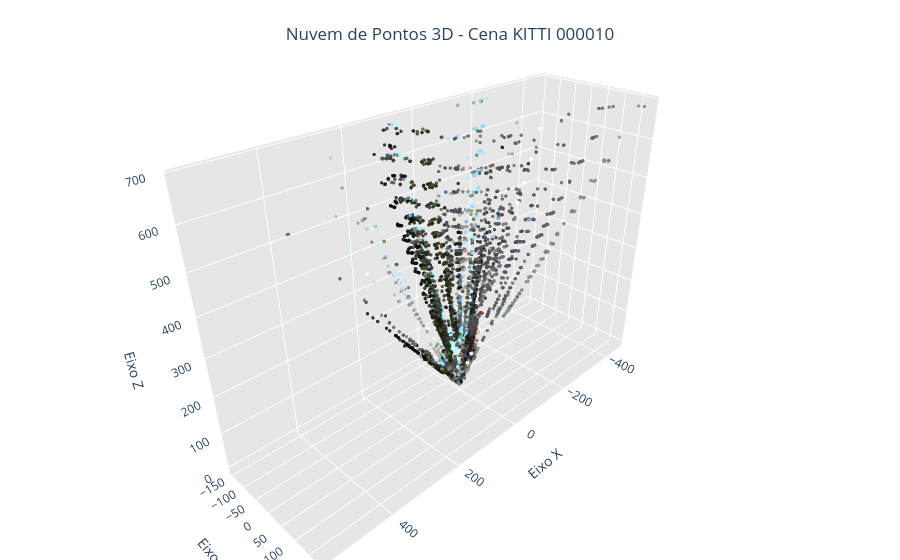
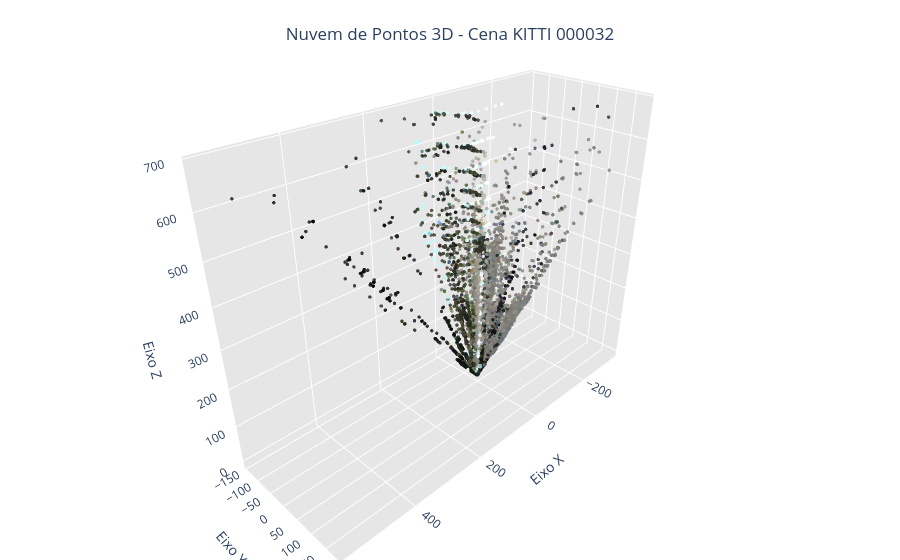
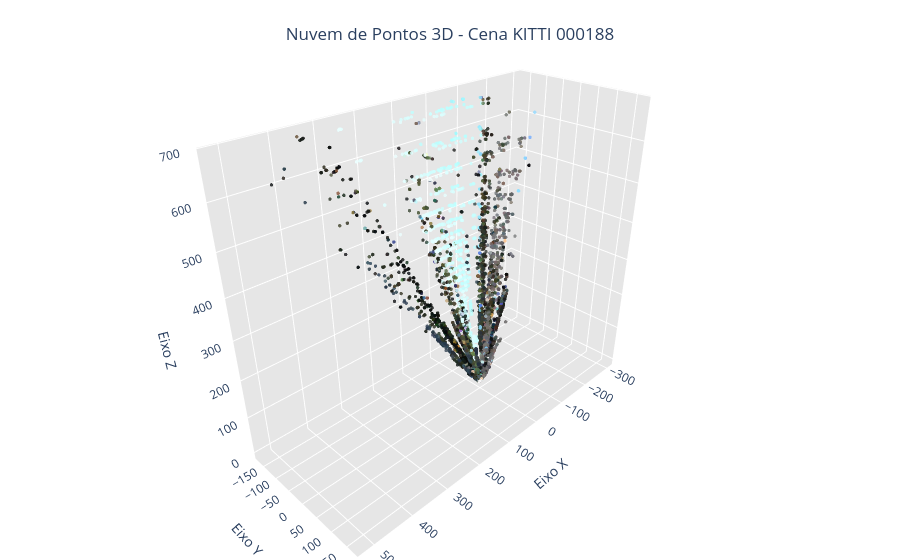

Notebook code cell kept with these figures, in order:
### Code cell
for result in results:
    scene_id = result['scene_id']
    
    idx = np.random.choice(len(result['out_points']), 
                          size=min(30000, len(result['out_points'])), 
                          replace=False)
    pts = result['out_points'][idx]
    cols = result['out_colors'][idx] / 255.0
    
    fig = go.Figure(data=[go.Scatter3d(
        x=pts[:, 0], y=pts[:, 1], z=pts[:, 2],
        mode='markers',
        marker=dict(
            size=2,
            color=cols,
            opacity=0.8
        ),
        name='Nuvem de Pontos'
    )])
    
    fig.update_layout(
        title={
            'text': f"Nuvem de Pontos 3D - Cena KITTI {scene_id}",
            'y': 0.95,
            'x': 0.5,
            'xanchor': 'center',
            'yanchor': 'top'
        },
        scene=dict(
            xaxis_title='Eixo X',
            yaxis_title='Eixo Y',
            zaxis_title='Eixo Z',
            xaxis=dict(showbackground=True, backgroundcolor="rgb(230, 230, 230)", gridcolor='white'),
            yaxis=dict(showbackground=True, backgroundcolor="rgb(230, 230, 230)", gridcolor='white'),
            zaxis=dict(showbackground=True, backgroundcolor="rgb(230, 230, 230)", gridcolor='white'),
            camera=dict(
                up=dict(x=0, y=0, z=1),
                eye=dict(x=1.5, y=1.5, z=1.2)
            ),
            aspectmode='data'
        ),
        margin=dict(l=0, r=0, b=0, t=0),
        legend=dict(
            yanchor="top",
            y=0.99,
            xanchor="left",
            x=0.01
        )
    )
    
    fig.show()

### Figure 1 — Plotly figure (JSON) as saved in the notebook; plotly's stock layout.template omitted (floating-point values rounded to 4 significant figures; data arrays with more than 128 entries replaced by an {"elided": "..."} marker saying what was removed)
{"data": [{"marker": {"color": {"elided": "30000x3 float values"}, "opacity": 0.8, "size": 2}, "mode": "markers", "name": "Nuvem de Pontos", "type": "scatter3d", "x": {"elided": "30000 float values"}, "y": {"elided": "30000 float values"}, "z": {"elided": "30000 float values"}}], "layout": {"legend": {"x": 0.01, "xanchor": "left", "y": 0.99, "yanchor": "top"}, "margin": {"b": 0, "l": 0, "r": 0, "t": 0}, "scene": {"aspectmode": "data", "camera": {"eye": {"x": 1.5, "y": 1.5, "z": 1.2}, "up": {"x": 0, "y": 0, "z": 1}}, "xaxis": {"backgroundcolor": "rgb(230, 230, 230)", "gridcolor": "white", "showbackground": true, "title": {"text": "Eixo X"}}, "yaxis": {"backgroundcolor": "rgb(230, 230, 230)", "gridcolor": "white", "showbackground": true, "title": {"text": "Eixo Y"}}, "zaxis": {"backgroundcolor": "rgb(230, 230, 230)", "gridcolor": "white", "showbackground": true, "title": {"text": "Eixo Z"}}}, "title": {"text": "Nuvem de Pontos 3D - Cena KITTI 000010", "x": 0.5, "xanchor": "center", "y": 0.95, "yanchor": "top"}}}

### Figure 2 — Plotly figure (JSON) as saved in the notebook; plotly's stock layout.template omitted (floating-point values rounded to 4 significant figures; data arrays with more than 128 entries replaced by an {"elided": "..."} marker saying what was removed)
{"data": [{"marker": {"color": {"elided": "30000x3 float values"}, "opacity": 0.8, "size": 2}, "mode": "markers", "name": "Nuvem de Pontos", "type": "scatter3d", "x": {"elided": "30000 float values"}, "y": {"elided": "30000 float values"}, "z": {"elided": "30000 float values"}}], "layout": {"legend": {"x": 0.01, "xanchor": "left", "y": 0.99, "yanchor": "top"}, "margin": {"b": 0, "l": 0, "r": 0, "t": 0}, "scene": {"aspectmode": "data", "camera": {"eye": {"x": 1.5, "y": 1.5, "z": 1.2}, "up": {"x": 0, "y": 0, "z": 1}}, "xaxis": {"backgroundcolor": "rgb(230, 230, 230)", "gridcolor": "white", "showbackground": true, "title": {"text": "Eixo X"}}, "yaxis": {"backgroundcolor": "rgb(230, 230, 230)", "gridcolor": "white", "showbackground": true, "title": {"text": "Eixo Y"}}, "zaxis": {"backgroundcolor": "rgb(230, 230, 230)", "gridcolor": "white", "showbackground": true, "title": {"text": "Eixo Z"}}}, "title": {"text": "Nuvem de Pontos 3D - Cena KITTI 000032", "x": 0.5, "xanchor": "center", "y": 0.95, "yanchor": "top"}}}

### Figure 3 — Plotly figure (JSON) as saved in the notebook; plotly's stock layout.template omitted (floating-point values rounded to 4 significant figures; data arrays with more than 128 entries replaced by an {"elided": "..."} marker saying what was removed)
{"data": [{"marker": {"color": {"elided": "30000x3 float values"}, "opacity": 0.8, "size": 2}, "mode": "markers", "name": "Nuvem de Pontos", "type": "scatter3d", "x": {"elided": "30000 float values"}, "y": {"elided": "30000 float values"}, "z": {"elided": "30000 float values"}}], "layout": {"legend": {"x": 0.01, "xanchor": "left", "y": 0.99, "yanchor": "top"}, "margin": {"b": 0, "l": 0, "r": 0, "t": 0}, "scene": {"aspectmode": "data", "camera": {"eye": {"x": 1.5, "y": 1.5, "z": 1.2}, "up": {"x": 0, "y": 0, "z": 1}}, "xaxis": {"backgroundcolor": "rgb(230, 230, 230)", "gridcolor": "white", "showbackground": true, "title": {"text": "Eixo X"}}, "yaxis": {"backgroundcolor": "rgb(230, 230, 230)", "gridcolor": "white", "showbackground": true, "title": {"text": "Eixo Y"}}, "zaxis": {"backgroundcolor": "rgb(230, 230, 230)", "gridcolor": "white", "showbackground": true, "title": {"text": "Eixo Z"}}}, "title": {"text": "Nuvem de Pontos 3D - Cena KITTI 000188", "x": 0.5, "xanchor": "center", "y": 0.95, "yanchor": "top"}}}
